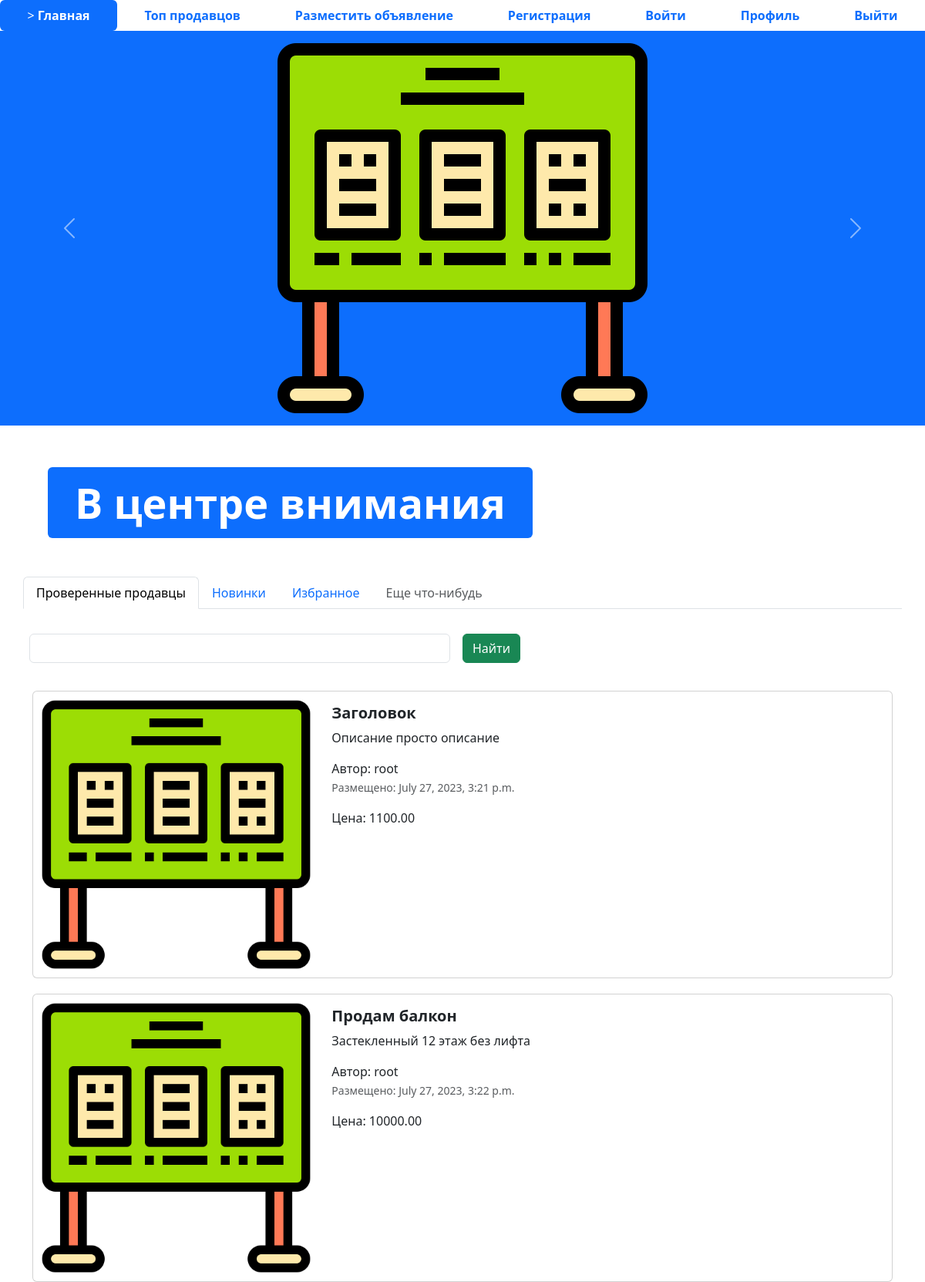
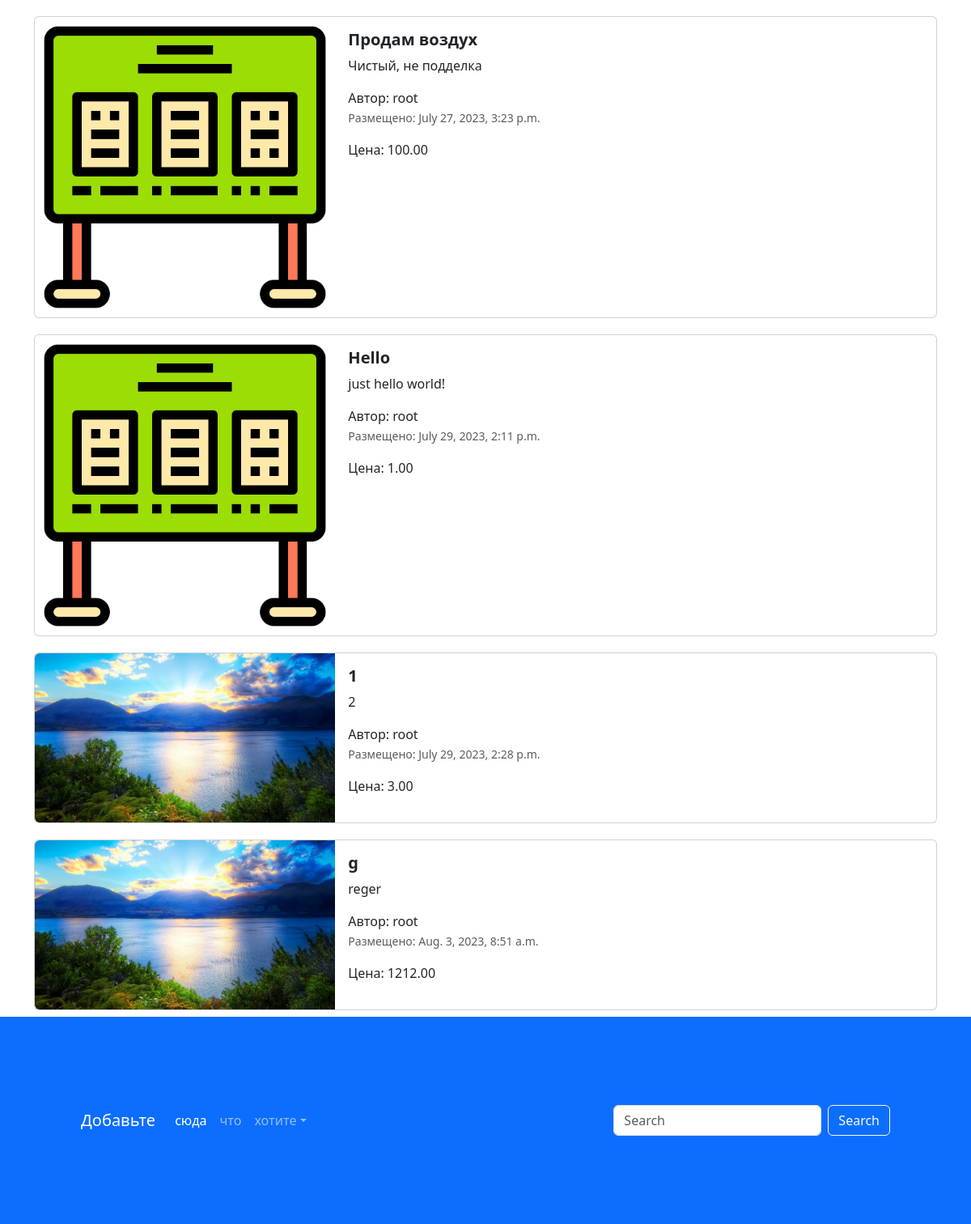
The page / on the database its author committed (2 pictures, top to bottom).
### app_advertisements/models.py (models this page shows, shortened)
class Advertisement(models.Model):
    title = models.CharField("Заголовок",max_length=128)
    description = models.TextField("Описание")
    price = models.DecimalField("Цена",max_digits=10,decimal_places=2)
    auction = models.BooleanField("Торг",help_text="Отметьте, если торг уместен")
    created_at = models.DateTimeField("Дата создания",auto_now_add=True)
    updated_at = models.DateTimeField("Дата обновления",auto_now=True)
    user = models.ForeignKey(User, verbose_name='пользователь', on_delete=models.CASCADE)
    image = models.ImageField("изображение", upload_to="advertisements/")
    class Meta:
        db_table = "advertisements"

### app_advertisements/views.py (the view)
# urls.py: path('', index, name='main-page'),
def index(request):
    advertisements = Advertisement.objects.all()
    context = {'advertisements': advertisements}
    return render(request, 'index.html', context)

### templates/index.html (shortened to what this page needs)
{% extends 'base.html' %}
{% load static %}
{% block content %}
<ul class="nav nav-pills sticky-top bg-white nav-fill">
  <li class="nav-item">
    <a class="nav-link active" aria-current="page" href="{% url 'main-page' %}">>
      <span style="font-weight: bold;">Главная</span>
    </a>
  </li>
  <li class="nav-item">
    <a class="nav-link" href="{% url 'top-sellers' %}"><span style="font-weight: bold;">Топ продавцов</span>
    </a>
  </li>
  <li class="nav-item">
    <a class="nav-link" href="advertisement-post.html">
      <span style="font-weight: bold;">Разместить объявление</span>
    </a>
  </li>
  <li class="nav-item">
    <a class="nav-link" href="register.html">
      <span style="font-weight: bold;">Регистрация</span>
    </a>
  </li>
  <li class="nav-item">
    <a class="nav-link" href="login.html">
      <span style="font-weight: bold;">Войти</span>
    </a>
  </li>
  <li class="nav-item">
    <a class="nav-link" href="profile.html">
      <span style="font-weight: bold;">Профиль</span>
    </a>
  </li>
  <li class="nav-item">
    <a class="nav-link" href="#">
      <span style="font-weight: bold;">Выйти</span>
    </a>
  </li>
</ul>
<div id="carouselExampleControls" class="carousel slide bg-primary" data-bs-ride="carousel">
  <div class="carousel-inner">
    <div class="carousel-item active">
      <img src="{% static 'img/adv.png' %}" class="mx-auto d-block w-33" alt="...">
    </div>
  </div>
  <button class="carousel-control-prev" type="button" data-bs-target="#carouselExampleControls" data-bs-slide="prev">
    <span class="carousel-control-prev-icon" aria-hidden="true"></span>
  </button>
  <button class="carousel-control-next" type="button" data-bs-target="#carouselExampleControls" data-bs-slide="next">
    <span class="carousel-control-next-icon" aria-hidden="true"></span>
  </button>
</div>
<div class="container" style="margin: 50px;">
  <div class="display-2">
    <span class="badge bg-primary">В центре внимания</span>
  </div>
</div>
<div class="container">
  <div class="row">
    <ul class="nav nav-tabs bg-white">
      <li class="nav-item">
        <a class="nav-link active" aria-current="page" href="#">Проверенные продавцы</a>
      </li>
      <li class="nav-item">
        <a class="nav-link" href="#">Новинки</a>
      </li>
      <li class="nav-item">
        <a class="nav-link" href="#">Избранное</a>
      </li>
      <li class="nav-item">
        <a class="nav-link disabled" href="#" tabindex="-1" aria-disabled="true">Еще что-нибудь</a>
      </li>
    </ul>
    <form class="row g-3">
      <div class="col-auto w-50">
        <input type="text" class="form-control">
      </div>
      <div class="col-auto">
        <button type="submit" class="btn btn-success mb-3">Найти</button>
      </div>
    </form>
  </div>
  <div class="col">
    {% for adv in advertisements %}
    <div class="card mb-2" style="max-width: 1200px; margin-top: 20px;">
      <div class="row g-0">
        <div class="col-md-4">
          <a href="advertisement.html" class="nav-link">
            <img src="{% if adv.image %} {{ adv.image.url }} {% else %} {% static 'img/adv.png' %} {% endif %}" class="img-fluid rounded-start" alt="Card title">
          </a>
        </div>
        <div class="col-md-8">
          <div class="card-body">
            <h5 class="card-title">
              <a href="advertisement.html" class="nav-link"><strong>{{ adv.title }}</strong></a>
            </h5>
            <a href="advertisement.html" class="nav-link">
              <p class="card-text">
                {{ adv.description }}
              </p>
              <span>Автор: {{ adv.user }}</span>
              <p class="card-text"><small class="text-muted">Размещено: {{ adv.created_at }}</small></p>
              <span>Цена: {{ adv.price }}</span>
            </a>
          </div>
        </div>
      </div>
    </div>
    {% endfor %}
  </div>
</div>
<footer style="padding: 100px;" class="bg-primary">
  <nav class="navbar navbar-expand-sm navbar-dark">
    <a class="navbar-brand" href="#">Добавьте</a>
    <div class="collapse navbar-collapse" id="collapsibleNavId">
      <ul class="navbar-nav me-auto mt-2 mt-lg-0">
        <li class="nav-item">
          <a class="nav-link active" href="#" aria-current="page">сюда</a>
        </li>
        <li class="nav-item">
          <a class="nav-link" href="#">что</a>
        </li>
        <li class="nav-item dropdown">
          <a class="nav-link dropdown-toggle" href="#" id="dropdownId" data-bs-toggle="dropdown" aria-haspopup="true"
             aria-expanded="false">хотите</a>
        </li>
      </ul>
      <form class="d-flex my-2 my-lg-0">
        <input class="form-control me-sm-2" type="text" placeholder="Search">
        <button class="btn btn-outline-light my-2 my-sm-0" type="submit">Search</button>
      </form>
    </div>
  </nav>
</footer>
{% endblock %}

### templates/base.html (shortened to what this page needs)
{% load static %}
<!DOCTYPE html>
<html lang="en">
<head>
  <link href="{% static 'css/bootstrap.min.css' %}" rel="stylesheet">
  <link rel="stylesheet" href="{% static 'css/fontello.css' %}">
</head>
<body>
{% block content %}
{% endblock %}
</body>
</html>

### rows shown on the page
Advertisement: title "Заголовок", description "Описание просто описание", user "root", created_at "July 27, 2023, 3:21 p.m.", price "1100.00"
Advertisement: title "Продам балкон", description "Застекленный 12 этаж без лифта", user "root", created_at "July 27, 2023, 3:22 p.m.", price "10000.00"
Advertisement: title "Продам воздух", description "Чистый, не подделка", user "root", created_at "July 27, 2023, 3:23 p.m.", price "100.00"
Advertisement: title "Hello", description "just hello world!", user "root", created_at "July 29, 2023, 2:11 p.m.", price "1.00"
Advertisement: image (picture), title "1", description "2", user "root", created_at "July 29, 2023, 2:28 p.m.", price "3.00"
Advertisement: image (picture), title "g", description "reger", user "root", created_at "Aug. 3, 2023, 8:51 a.m.", price "1212.00"
